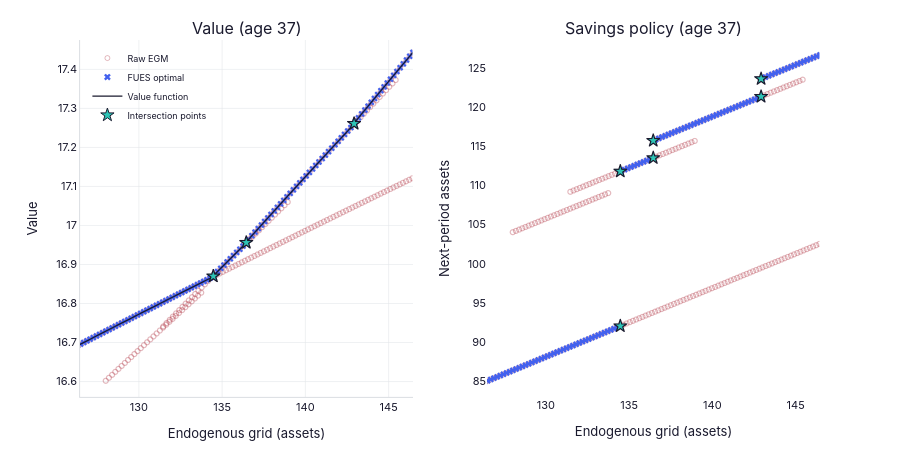

Write notebook code for a chart like this one.
### Markdown cell above
Make interactive plots (only for local run).

### Code cell
# ── Interactive EGM grid plot (local run only — Plotly) ──
try:
    from examples.retirement.postprocess import nb_plot_egm_interactive
    fig = nb_plot_egm_interactive(nest2, model2, age=plot_age, pad=10)
    fig.show()
except Exception:
    print('Interactive plot skipped (requires local Jupyter with Plotly).')

### Figure 1 — Plotly figure (JSON) as saved in the notebook; plotly's stock layout.template omitted (floating-point values rounded to 4 significant figures; data arrays with more than 128 entries replaced by an {"elided": "..."} marker saying what was removed)
{"data": [{"marker": {"color": "#b23a48", "opacity": 0.35, "size": 5, "symbol": "circle-open"}, "mode": "markers", "name": "Raw EGM", "type": "scattergl", "x": {"elided": "3000 float values"}, "xaxis": "x", "y": {"elided": "3000 float values"}, "yaxis": "y"}, {"marker": {"color": "#4361ee", "size": 6, "symbol": "x"}, "mode": "markers", "name": "FUES optimal", "type": "scattergl", "x": {"elided": "2855 float values"}, "xaxis": "x", "y": {"elided": "2855 float values"}, "yaxis": "y"}, {"line": {"color": "#1a1a2e", "width": 1.3}, "mode": "lines", "name": "Value function", "type": "scattergl", "x": {"elided": "2855 float values"}, "xaxis": "x", "y": {"elided": "2855 float values"}, "yaxis": "y"}, {"marker": {"color": "#2ec4b6", "line": {"color": "#1a1a2e", "width": 1}, "size": 10, "symbol": "star"}, "mode": "markers", "name": "Intersection points", "type": "scattergl", "x": [134.5, 134.5, 136.5, 136.5, 143.0, 143.0], "xaxis": "x", "y": [16.87, 16.87, 16.96, 16.96, 17.26, 17.26], "yaxis": "y"}, {"marker": {"color": "#b23a48", "opacity": 0.35, "size": 5, "symbol": "circle-open"}, "mode": "markers", "showlegend": false, "type": "scattergl", "x": {"elided": "3000 float values"}, "xaxis": "x2", "y": {"elided": "3000 float values"}, "yaxis": "y2"}, {"marker": {"color": "#4361ee", "size": 6, "symbol": "x"}, "mode": "markers", "showlegend": false, "type": "scattergl", "x": {"elided": "2855 float values"}, "xaxis": "x2", "y": {"elided": "2855 float values"}, "yaxis": "y2"}, {"marker": {"color": "#2ec4b6", "line": {"color": "#1a1a2e", "width": 1}, "size": 10, "symbol": "star"}, "mode": "markers", "showlegend": false, "type": "scattergl", "x": [134.5, 134.5, 136.5, 136.5, 143.0, 143.0], "xaxis": "x2", "y": [92.03, 111.8, 113.5, 115.7, 121.4, 123.6], "yaxis": "y2"}], "layout": {"annotations": [{"font": {"size": 16}, "showarrow": false, "text": "Value (age 37)", "x": 0.225, "xanchor": "center", "xref": "paper", "y": 1, "yanchor": "bottom", "yref": "paper"}, {"font": {"size": 16}, "showarrow": false, "text": "Savings policy (age 37)", "x": 0.775, "xanchor": "center", "xref": "paper", "y": 1, "yanchor": "bottom", "yref": "paper"}], "dragmode": "zoom", "font": {"color": "#1a1a2e", "family": "Inter, Helvetica Neue, Arial, sans-serif", "size": 11}, "height": 450, "legend": {"bgcolor": "rgba(0,0,0,0)", "borderwidth": 0, "font": {"color": "#1a1a2e", "size": 9}, "x": 0.01, "y": 0.99}, "margin": {"b": 40, "t": 40}, "paper_bgcolor": "#ffffff", "plot_bgcolor": "#ffffff", "xaxis": {"anchor": "y", "domain": [0, 0.45], "gridcolor": "#e5e7eb", "gridwidth": 0.6, "linecolor": "#d1d5db", "linewidth": 0.8, "range": [126.5, 146.5], "tickfont": {"color": "#1a1a2e"}, "title": {"font": {"color": "#1a1a2e"}, "text": "Endogenous grid (assets)"}, "zerolinecolor": "#e5e7eb"}, "xaxis2": {"anchor": "y2", "domain": [0.55, 1], "range": [126.5, 146.5], "title": {"text": "Endogenous grid (assets)"}}, "yaxis": {"anchor": "x", "domain": [0, 1], "gridcolor": "#e5e7eb", "gridwidth": 0.6, "linecolor": "#d1d5db", "linewidth": 0.8, "range": [16.56, 17.48], "tickfont": {"color": "#1a1a2e"}, "title": {"font": {"color": "#1a1a2e"}, "text": "Value"}, "zerolinecolor": "#e5e7eb"}, "yaxis2": {"anchor": "x2", "domain": [0, 1], "range": [82.95, 128.6], "title": {"text": "Next-period assets"}}}}
